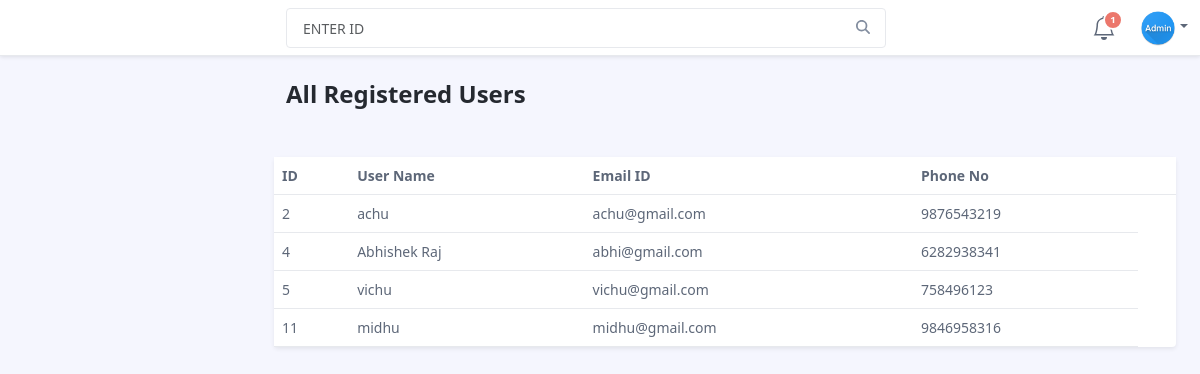
The page /user_details (signed in) on the database as committed earlier.
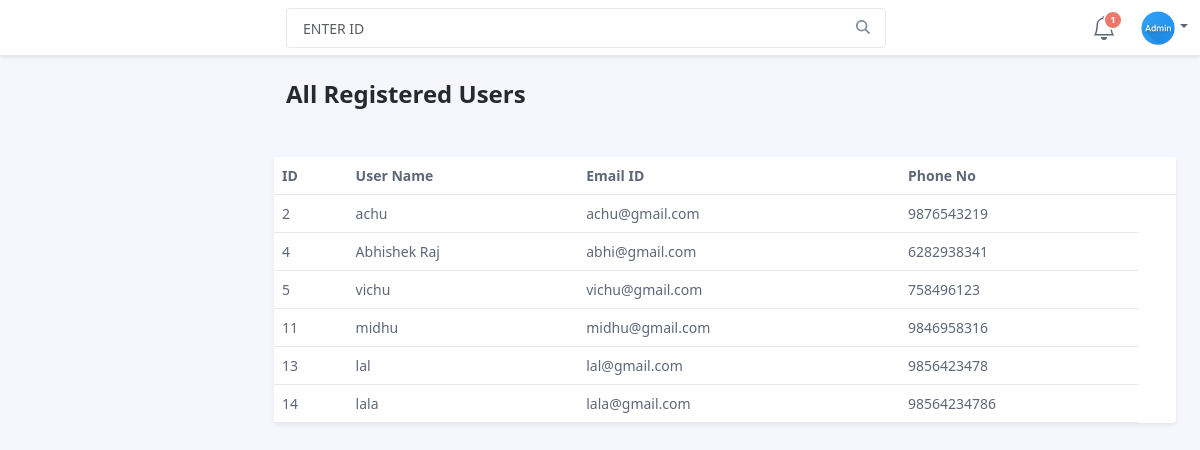
The same page on the database as committed later.
### appsone/models.py (models this page shows)
class UserRegister1(models.Model):
    user_type = 'user'
    user_name = models.CharField(max_length=50)
    phone_number = models.IntegerField()
    email = models.EmailField()
    password = models.CharField(max_length=10)
    Street = models.CharField(max_length=100)
    House = models.CharField(max_length=50)
    State = models.CharField(max_length=50)
    Pin = models.IntegerField()
    Country = models.CharField(max_length=50)
    profile_pic = models.FileField( null=True, blank=True , default='img/profiles/default_profile.png')

### appsone/views.py (the view)
# urls.py: path('user_details', views.user_details, name='user_details'),
def user_details(request):
    messages = Message.objects.filter(status=0)
    messages_count = Message.objects.filter(status=0).count()
    admin_id = request.session.get('admin_id')
    admin = Admin_one.objects.get(pk=admin_id)
    query = request.GET.get('search', '')
    if query:
        if query.isdigit():
            data = UserRegister1.objects.filter(id=query)
        else:
            data = UserRegister1.objects.filter(user_name=query)
    else:
        data = UserRegister1.objects.all()
    return render(request, "user_details.html", {'user': data,'admin':admin,'messages':messages,'messages_count':messages_count})

### template/user_details.html (shortened to what this page needs)
<!DOCTYPE html>
<html lang="en">
<head>
	{% load static %}
    <link id="theme-style" rel="stylesheet" href="{% static 'css/portal.css' %}">
	<link id="button-style" rel="stylesheet" href="{% static 'css/button.css' %}">
</head>
<body class="app">
  <header class="app-header fixed-top">
        <div class="app-header-inner">
	        <div class="container-fluid py-2">
		        <div class="app-header-content">
		            <div class="row justify-content-between align-items-center">
		            <div class="app-search-box col">
		                <form class="app-search-form" action="{% url 'user_details' %}">
							<input type="text" placeholder="ENTER ID" name="search" class="form-control search-input">
							<button type="submit" class="btn search-btn btn-primary" value="Search"><i class="fa-solid fa-magnifying-glass"></i></button>
				        </form>
		            </div>
		            <div class="app-utilities col-auto">
			             <div class="app-utility-item app-notifications-dropdown dropdown">
				            <a class="dropdown-toggle no-toggle-arrow" id="notifications-dropdown-toggle" data-bs-toggle="dropdown" href="#" role="button" aria-expanded="false" title="Notifications">
					            <span class="icon-badge">{{messages_count}}</span>
					        </a>
				        </div>
			            <div class="app-utility-item app-user-dropdown dropdown">
				            <a class="dropdown-toggle" id="user-dropdown-toggle" data-bs-toggle="dropdown" href="#" role="button" aria-expanded="false"><img src="{{ admin.profile_pic.url}}" alt="user profile' %}"></a>
			            </div>
		            </div>
		        </div>
	            </div>
	        </div>
        </div>
    </header>
      <div class="app-wrapper">
	    <div class="app-content pt-3 p-md-3 p-lg-4">
		    <div class="container-xl">
			    <div class="row g-3 mb-4 align-items-center justify-content-between">
				    <div class="col-auto">
			            <h1 class="app-page-title mb-0">All Registered Users</h1>
				    </div>
				    </div>
			    </div>
				<div class="tab-content" id="orders-table-tab-content">
			        <div class="tab-pane fade show active" id="orders-all" role="tabpanel" aria-labelledby="orders-all-tab">
					    <div class="app-card app-card-orders-table shadow-sm mb-5">
						    <div class="app-card-body">
							    <div class="table-responsive">
							        <table class="table app-table-hover mb-0 text-left">
										<thead>
											<tr>
												<th class="cell">ID</th>
												<th class="cell">User Name</th>
												<th class="cell">Email ID</th>
												<th class="cell">Phone No</th>
												<th class="cell"></th>
											</tr>
										</thead>
										<tbody>
										{% for i in user %}
											<tr>
												<td class="cell">{{ i.id }}</td>
												<td class="cell">{{ i.user_name }}</td>
												<td class="cell">{{ i.email }}</td>
												<td class="cell">{{ i.phone_number }}</td>
											</tr>
										{% endfor %}
										</tbody>
									</table>
						        </div>
						    </div>
						</div>
			        </div>
		    </div>
    </div>
</body>
</html>

Rows that differ between the two databases and show on the page:
added UserRegister1: id "13", user_name "lal", email "lal@gmail.com", phone_number "9856423478"
added UserRegister1: id "14", user_name "lala", email "lala@gmail.com", phone_number "98564234786"
